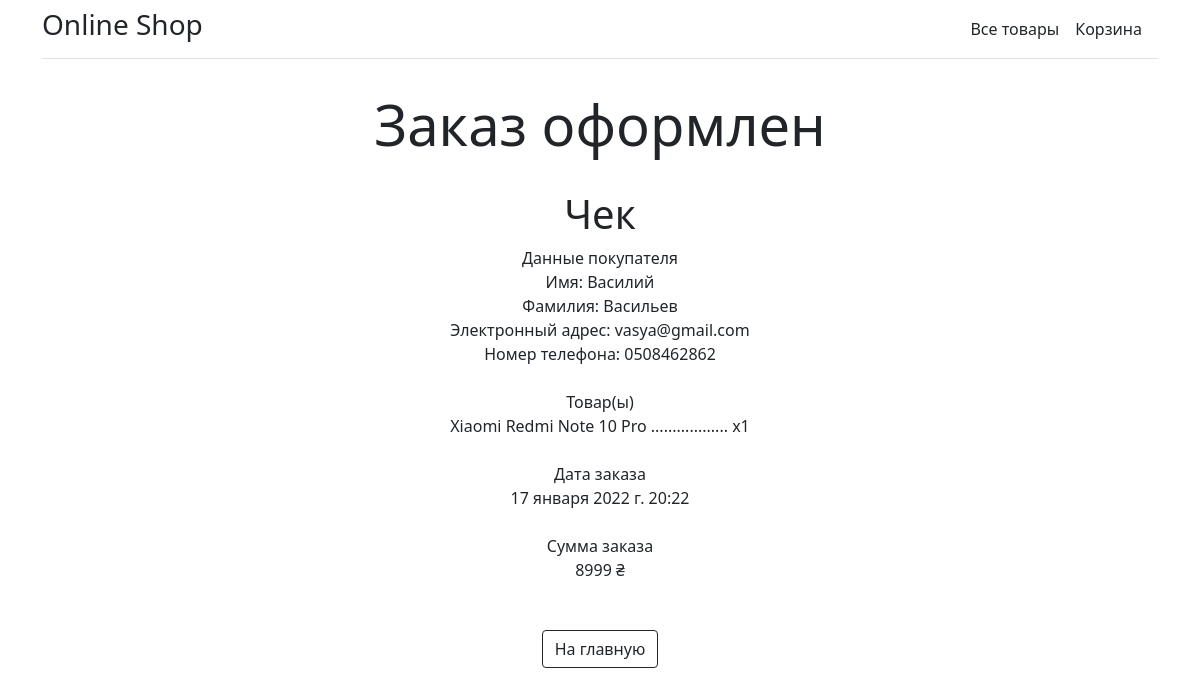
Screenshot of /receipt/ with the database file from the repository.
### main/models.py (models this page shows, shortened)
class Customer(models.Model):
    user = models.OneToOneField(User, null=True, blank=True, on_delete=models.CASCADE)
    name = models.CharField('Имя', max_length=50, null=True)
    surname = models.CharField('Фамилия', max_length=50, null=True)
    email = models.EmailField('Электронный адрес', null=True)
    phone = models.CharField('Номер телефона', max_length=50, null=True)

class OrderItem(models.Model):
    product = models.ForeignKey(Product, on_delete=models.SET_NULL, null=True)
    model = models.ForeignKey(Category, on_delete=models.SET_NULL, null=True)
    order = models.ForeignKey(Order, on_delete=models.SET_NULL, null=True)
    quantity = models.IntegerField('Количество', default=0, null=True, blank=True)
    date_added = models.DateTimeField('Дата', auto_now_add=True)

class Product(models.Model):
    title = models.CharField('Название', max_length=50)
    model = models.CharField('Модель', max_length=50)
    price = models.IntegerField('Цена')
    stock = models.BooleanField('В наличии')
    picture = models.ImageField('Фотография')
    def __str__(self):
        return self.title

class Receipt(models.Model):
    order = models.ForeignKey(Order, on_delete=models.SET_NULL, null=True)
    customer = models.ForeignKey(Customer, on_delete=models.SET_NULL, null=True)
    total_price = models.IntegerField('Сумма', null=False)
    datetime = models.DateTimeField('Дата', auto_now_add=True)

### main/views.py (the view)
# urls.py: path('receipt/', views.receipt, name='receipt')
def receipt(request):
    orders = Order.objects.all()
    receipt = Receipt.objects.get(order_id=orders[::-1][0])
    items = OrderItem.objects.filter(order_id=orders[::-1][0])
    customer = Customer.objects.get(id=receipt.customer_id)
    return render(request, 'main/receipt.html', {'title': 'Чек', 'items': items, 'customer': customer, 'receipt': receipt})

### main/templates/main/receipt.html (shortened to what this page needs)
{% extends 'main/base.html' %}
{% load static %}
{% block body %}
<h1 class="display-4 fw-normal text-center"> Заказ оформлен </h1>
<br>
<h1 class="fw-normal text-center"> Чек </h1>
<div class="fw-normal text-center">
    Данные покупателя
    <br>
    Имя: {{customer.name}}
    <br>
    Фамилия: {{customer.surname}}
    <br>
    Электронный адрес: {{customer.email}}
    <br>
    Номер телефона: {{customer.phone}}
    <br><br>
    Товар(ы)
    <br>
    {% for i in items %}
        {{i.product}}
        {{i.product.model}}
        .................. x{{i.quantity}}
        <br>
    {% endfor %}
    <br>
    Дата заказа
    <br>
    {{receipt.datetime}}
    <br><br>
    Сумма заказа
    <br>
    {{ receipt.total_price }} ₴
    <br><br><br>
    <a class="btn btn-outline-dark" href="{% url 'home' %}">На главную</a>
</div>
{% endblock %}

### rows the page displays
Customer: name "Василий", surname "Васильев", email "vasya@gmail.com", phone "0508462862"
OrderItem: product "Xiaomi Redmi Note", product.model "10 Pro", quantity "1"
Receipt: datetime "17 января 2022 г. 20:22", total_price "8999"
